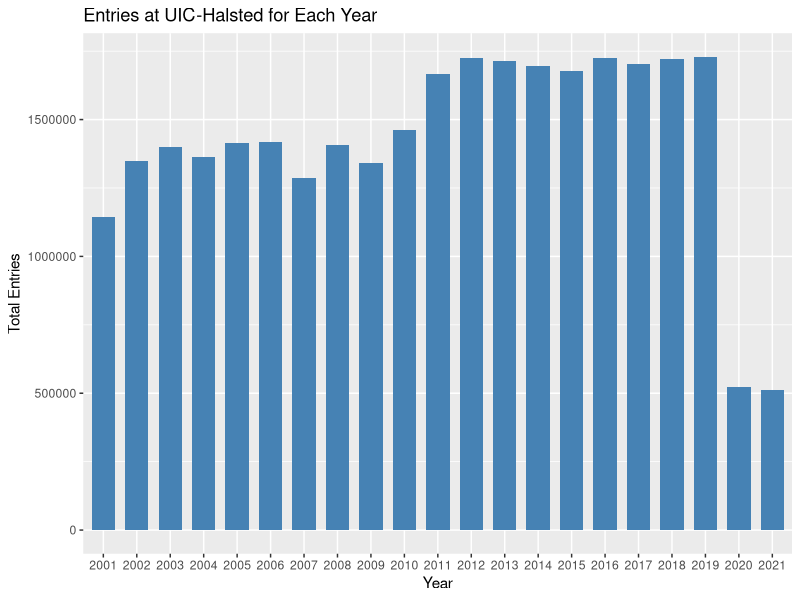
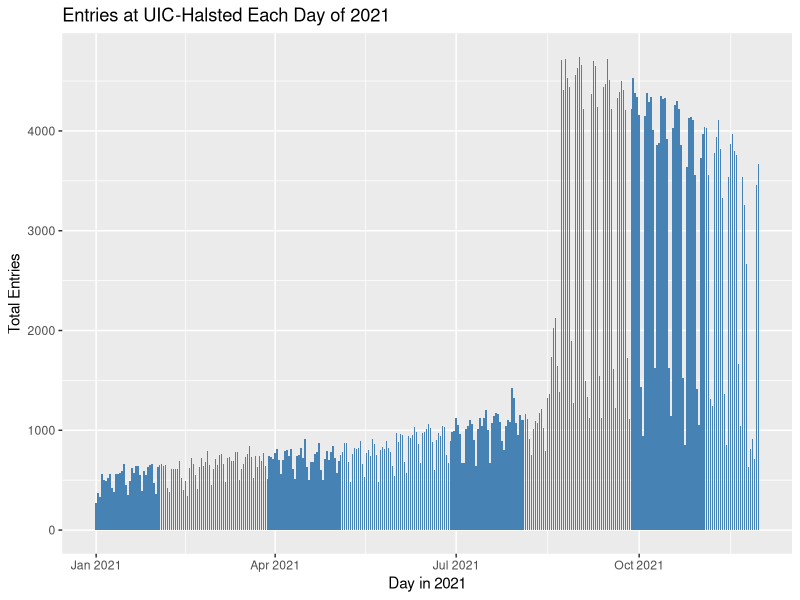
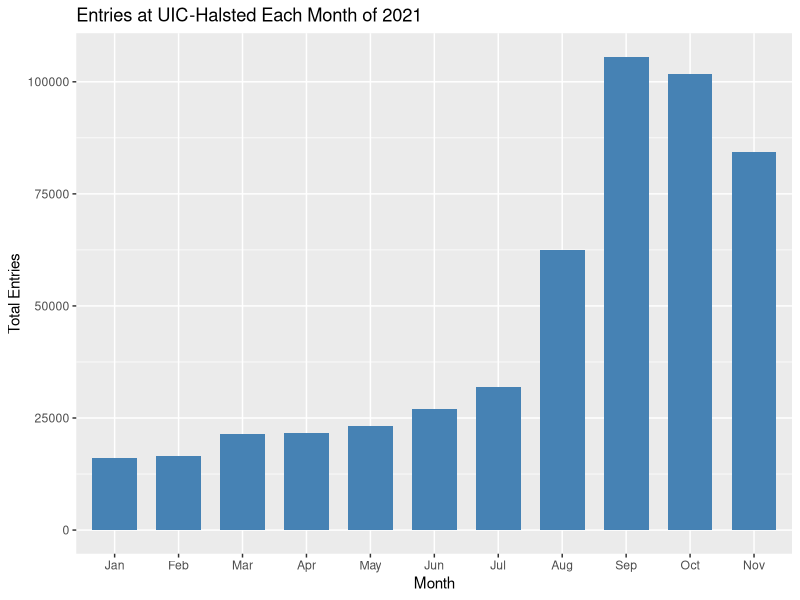
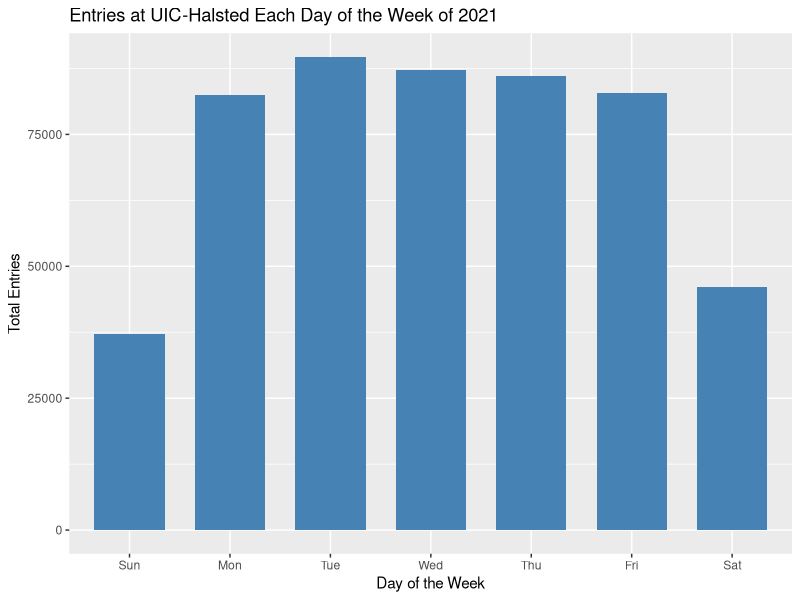

Write R code to recreate these figures, in order.

library(ggplot2)
library(rlang)
library(dplyr)

getwd()
setwd("C:/Users/rawan/Documents/CS424/Project1/CTA-Ridership")

#read in UIC data
uicData <- read.csv(file = "UIC_Data.csv", header = TRUE)

#Re-format date field
library(lubridate)
uicData$newDate <- mdy(uicData$date)
uicData$date <- NULL

# Add up entries at UIC-Halsted for each year 
byYearUIC <- setNames(aggregate(uicData$rides, by=list(format(uicData$newDate, "%Y")), sum), c("Year", "Entries"))

# Entries at UIC-Halsted for Each Year
ggplot(byYearUIC, aes(x=Year, y=Entries)) + 
  geom_bar(stat="identity", width=0.7, fill="steelblue") + 
  labs(title="Entries at UIC-Halsted for Each Year", x="Year", y="Total Entries")

# Data for one year
entriesInOneYear <- subset(uicData, year(uicData$newDate) == 2021)
entriesInOneYear$weekday <- wday(entriesInOneYear$newDate, label=TRUE)

#Entries at UIC-Halsted Each Day of 2021
ggplot(entriesInOneYear, aes(x=newDate, y=rides)) + 
  geom_bar(stat="identity", width=0.7, fill="steelblue") + 
  labs(title="Entries at UIC-Halsted Each Day of 2021", x="Day in 2021", y="Total Entries")

# Add up entries at UIC-Halsted for each Month of 2021
byMonthUIC <- setNames(aggregate(entriesInOneYear$rides, by=list(format(entriesInOneYear$newDate, "%b")), sum), c("Month", "Entries"))
byMonthUIC$Month <- factor(x=byMonthUIC$Month, levels=month.abb, ordered=TRUE)

#Entries at UIC-Halsted Each Month of 2021
ggplot(byMonthUIC, aes(x=Month, y=Entries)) + 
  geom_bar(stat="identity", width=0.7, fill="steelblue") + 
  labs(title="Entries at UIC-Halsted Each Month of 2021", x="Month", y="Total Entries")

# Add up entries at UIC-Halsted for each Day of the Week of 2021
byDayofWeekUIC <- setNames(aggregate(entriesInOneYear$rides, by=list(entriesInOneYear$weekday), sum), c("Day", "Entries"))

#Entries at UIC-Halsted Each Day of the Week of 2021
ggplot(byDayofWeekUIC, aes(x=Day, y=Entries)) + 
  geom_bar(stat="identity", width=0.7, fill="steelblue") + 
  labs(title="Entries at UIC-Halsted Each Day of the Week of 2021", x="Day of the Week", y="Total Entries")
